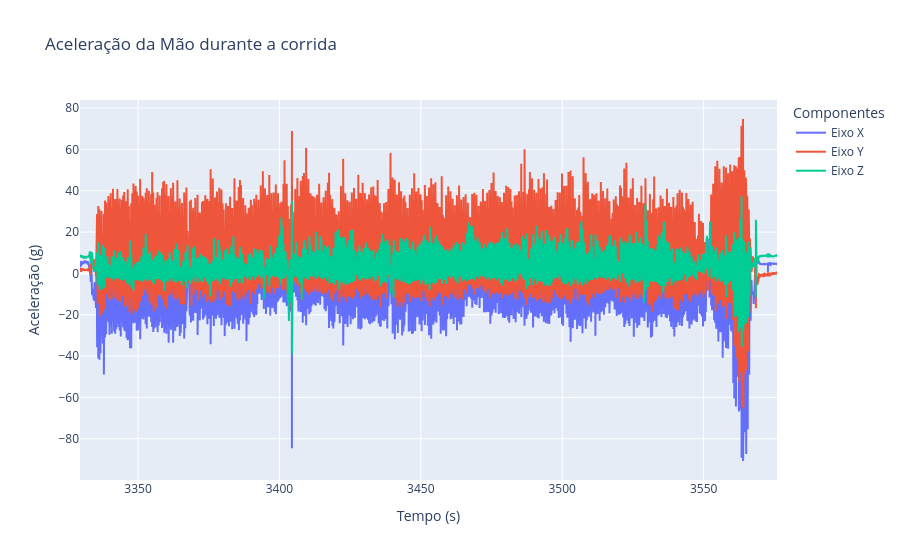

The notebook cell saved with this chart:
### Code cell
inds = df['activity_id'] == 5
fig = go.Figure()
fig.add_trace(go.Scatter(x=df[inds]['timestamp'], y=df[inds]['IMU_hand_acc16_x'], mode='lines', name='Eixo X'))
fig.add_trace(go.Scatter(x=df[inds]['timestamp'], y=df[inds]['IMU_hand_acc16_y'], mode='lines', name='Eixo Y'))
fig.add_trace(go.Scatter(x=df[inds]['timestamp'], y=df[inds]['IMU_hand_acc16_z'], mode='lines', name='Eixo Z'))
fig.update_layout(xaxis_title='Tempo (s)', yaxis_title='Aceleração (g)', legend_title='Componentes', title='Aceleração da Mão durante a corrida')
fig.show()

### Figure 1 — Plotly figure (JSON) as saved in the notebook; plotly's stock layout.template omitted (floating-point values rounded to 4 significant figures; data arrays with more than 128 entries replaced by an {"elided": "..."} marker saying what was removed)
{"data": [{"mode": "lines", "name": "Eixo X", "type": "scatter", "x": {"elided": "24646 float values"}, "y": {"elided": "24646 float values"}}, {"mode": "lines", "name": "Eixo Y", "type": "scatter", "x": {"elided": "24646 float values"}, "y": {"elided": "24646 float values"}}, {"mode": "lines", "name": "Eixo Z", "type": "scatter", "x": {"elided": "24646 float values"}, "y": {"elided": "24646 float values"}}], "layout": {"legend": {"title": {"text": "Componentes"}}, "title": {"text": "Aceleração da Mão durante a corrida"}, "xaxis": {"title": {"text": "Tempo (s)"}}, "yaxis": {"title": {"text": "Aceleração (g)"}}}}
